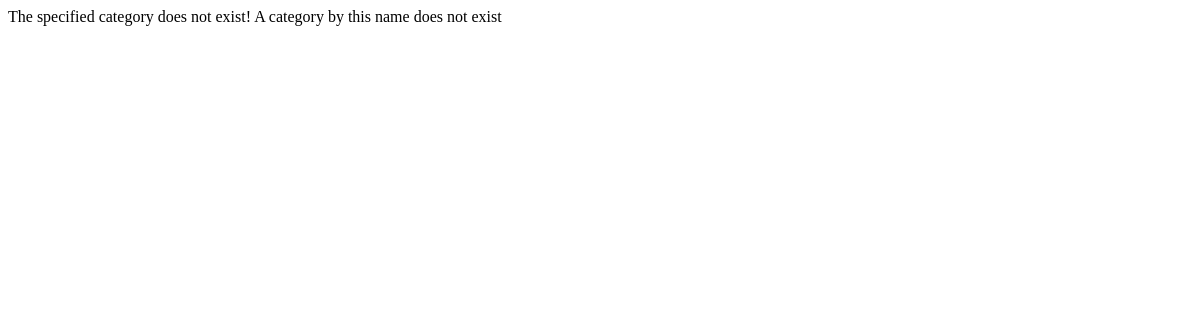
/rango/category/python/, run on an earlier commit of the app's database.
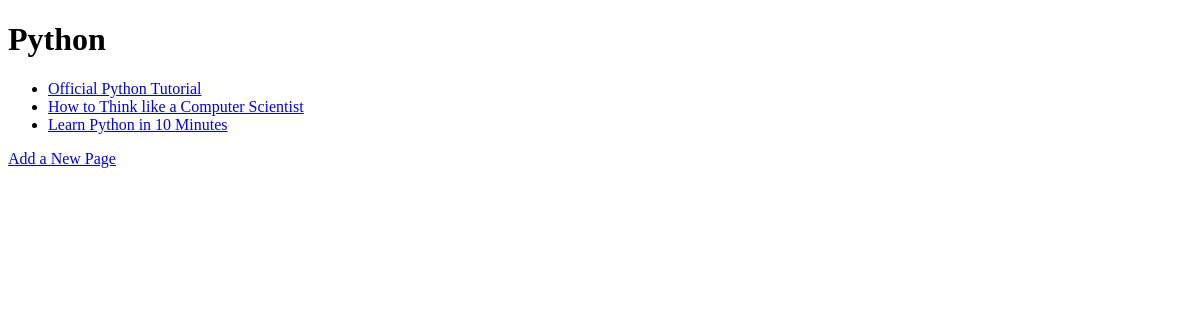
And on a later commit of the database.
### rango/models.py (models this page shows, shortened)
class Category(models.Model):
    name = models.CharField(max_length=128, unique=True)
    views = models.IntegerField(default=0)
    likes = models.IntegerField(default=0)
    slug = models.SlugField()

class Page(models.Model):
    category = models.ForeignKey(Category)
    title = models.CharField(max_length=128)
    url = models.URLField()
    views = models.IntegerField(default=0)

### rango/views.py (the view)
# urls.py: url(r'^category/(?P<category_name_slug>[\w\-]+)/$', views.category, name='category'),
def category(request, category_name_slug):
    context_dict = {}
    try:
        category = Category.objects.get(slug=category_name_slug)
        context_dict['category_name'] = category.name
        pages = Page.objects.filter(category=category)
        context_dict['pages'] = pages
        context_dict['category'] = category
    except Category.DoesNotExist:
        pass
    return render(request, 'rango/category.html', context_dict)

### templates/rango/category.html (shortened to what this page needs)
<!DOCTYPE html>
<html>
    <head>
    </head>
    <body>
        {% if category %}
        <h1>{{ category_name }}</h1>
            {% if pages %}
            <ul>
                {% for page in pages %}
                <li><a href="{{ page.url }}">{{ page.title }}</a></li>
                {% endfor %}
            </ul>
            {% else %}
                <strong>No pages currently in category.</strong>
            {% endif %}
        {% else %}
            The specified category {{ category_name }} does not exist!
        {% endif %}
		{% if category %}
		<a href="/rango/category/{{ category.slug }}/add_page/">Add a New Page</a><br />
		{% else %}
			A category by this name does not exist
		{% endif %}
	</body>
</html>

What changed in the data, as far as the page shows it:
added Category: name "Python"
added Page: title "Official Python Tutorial"
added Page: title "How to Think like a Computer Scientist"
added Page: title "Learn Python in 10 Minutes"
Also different on the page:
text no longer shown: "The specified category does not exist! A category by this name does not exist"
text now shown: "Add a New Page"
